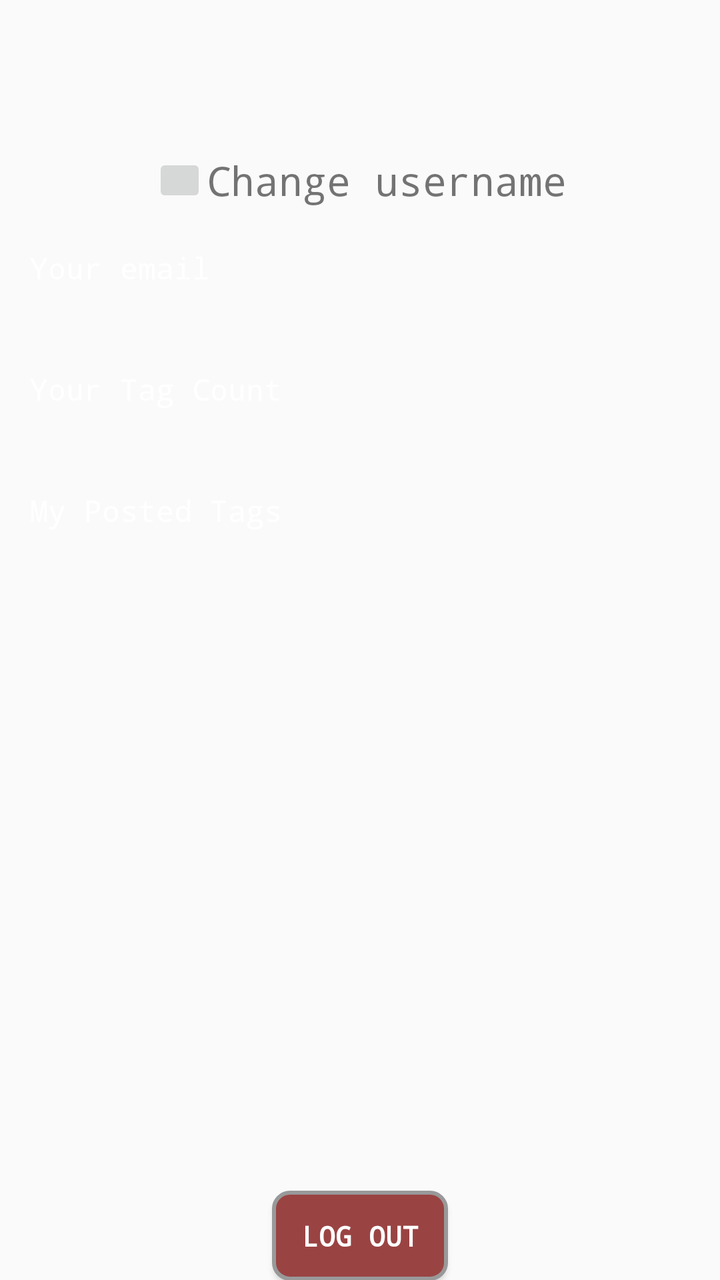
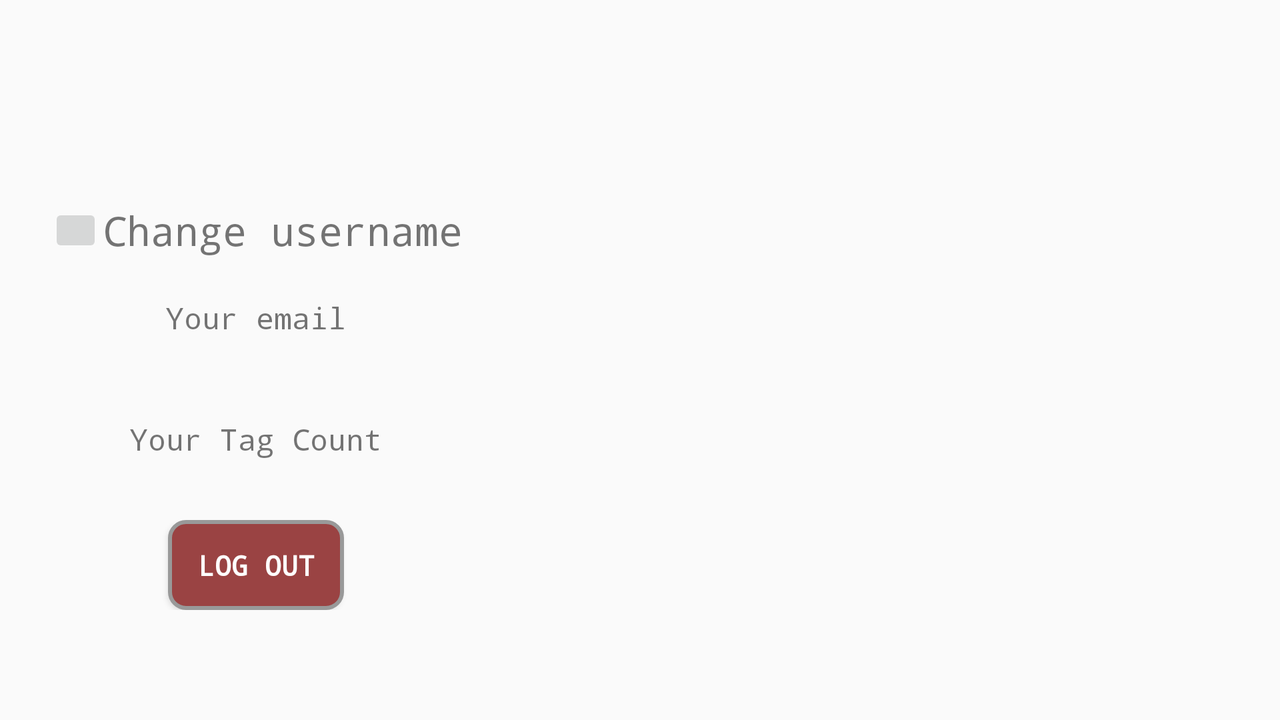

First picture: res/layout/ on a phone held upright. Second picture: the repository's own variant of that layout, on a device whose configuration matches the variant's folder. Source for both follows.
<!-- AndroidManifest.xml: application theme AppTheme -->
<!-- res/layout/user_profile_activity.xml -->
<LinearLayout xmlns:android="http://schemas.android.com/apk/res/android"
    android:layout_width="match_parent"
    android:layout_height="match_parent"
    xmlns:app="http://schemas.android.com/apk/res-auto"
    android:gravity="center_horizontal"
    android:orientation="vertical">

    <TextView
        android:layout_width="wrap_content"
        android:layout_height="wrap_content"
        android:textColor="@color/TempleTagTheme"
        android:id="@+id/username"
        android:textSize="35sp"
        android:textStyle="bold"
        android:fontFamily="monospace"
        android:layout_marginTop="30dp"/>
    <LinearLayout
        android:layout_width="wrap_content"
        android:layout_height="wrap_content"
        android:orientation="horizontal">
        <ImageButton
            android:layout_width="27dp"
            android:layout_height="27dp"
            android:src="@drawable/ic_action_edit"/>

        <TextView
            android:layout_width="wrap_content"
            android:layout_height="wrap_content"
            android:id="@+id/change_username"
            android:textSize="20sp"
            android:fontFamily="monospace"
            android:text="Change username"/>
    </LinearLayout>


    <TextView
        android:layout_width="match_parent"
        android:layout_height="wrap_content"
        android:text="Your email"
        android:textSize="15dp"
        android:fontFamily="monospace"
        android:layout_marginTop="20dp"
        android:textColor="@color/white"
        android:layout_marginLeft="10dp"/>
    <TextView
        android:layout_width="match_parent"
        android:layout_height="wrap_content"
        android:id="@+id/emailTextView"
        android:textSize="15dp"
        android:fontFamily="monospace"
        android:layout_marginLeft="10dp"/>
    <TextView
        android:layout_width="match_parent"
        android:layout_height="wrap_content"
        android:text="Your Tag Count"
        android:textSize="15dp"
        android:fontFamily="monospace"
        android:layout_marginTop="20dp"
        android:textColor="@color/white"
        android:layout_marginLeft="10dp"/>
    <TextView
    android:layout_width="match_parent"
    android:layout_height="wrap_content"
    android:id="@+id/tagCount"
    android:textSize="15dp"
    android:fontFamily="monospace"
    android:layout_marginLeft="10dp"/>

    <TextView
        android:layout_width="match_parent"
        android:layout_height="wrap_content"
        android:id="@+id/myTagTextView"
        android:text="My Posted Tags"
        android:textSize="15dp"
        android:fontFamily="monospace"
        android:layout_marginLeft="10dp"
        android:textColor="@color/white"
        android:layout_marginTop="20dp"/>

    <FrameLayout
        android:id="@+id/tag_recycler_fragment_container"
        android:layout_width="match_parent"
        android:layout_height="330dp" />

    <LinearLayout
        android:layout_width="match_parent"
        android:layout_height="wrap_content"
        android:orientation="vertical">

        <Button
            android:id="@+id/btn_logout"
            android:layout_width="wrap_content"
            android:layout_height="45dp"
            android:layout_gravity="center|bottom"
            android:background="@drawable/rounded"
            android:fontFamily="monospace"
            android:text="Log Out"
            android:textColor="@color/white"
            android:textStyle="bold" />
    </LinearLayout>

</LinearLayout>
<!-- resources referenced by this layout -->
<resources>
  <color name="TempleTagTheme">#9A4343</color>
  <!-- drawable rounded (drawable) -->
  <?xml version="1.0" encoding="UTF-8"?>
  <shape xmlns:android="http://schemas.android.com/apk/res/android">
      <solid android:color="@color/TempleTagTheme"/>
  
      <stroke android:width="2dp"
          android:color="#999999"/>
  
      <padding android:left="2dp"
          android:top="2dp"
          android:right="2dp"
          android:bottom="2dp"/>
  
      <corners android:bottomRightRadius="8dp"
          android:bottomLeftRadius="8dp"
          android:topLeftRadius="8dp"
          android:topRightRadius="8dp"/>
  </shape>
  <style name="AppTheme" parent="Theme.AppCompat.Light.DarkActionBar">
          
          <item name="colorPrimary">@color/TempleTagTheme</item>
          <item name="colorPrimaryDark">@color/TempleTagTheme</item>
          <item name="colorAccent">@color/TempleTagTheme</item>
      </style>
</resources>
<!-- res/layout-land/user_profile_activity.xml (the repository's variant of the layout above) -->
<!-- drawn on the phone turned sideways -->
<?xml version="1.0" encoding="utf-8"?>
<androidx.constraintlayout.widget.ConstraintLayout xmlns:android="http://schemas.android.com/apk/res/android"
    android:layout_width="match_parent"
    android:layout_height="match_parent"
    xmlns:app="http://schemas.android.com/apk/res-auto">

<androidx.constraintlayout.widget.ConstraintLayout
    android:layout_width="0dp"
    android:layout_height="wrap_content"
    app:layout_constraintTop_toTopOf="parent"
    app:layout_constraintLeft_toLeftOf="parent"
    app:layout_constraintBottom_toBottomOf="parent"
    app:layout_constraintWidth_percent="0.4">

    <TextView
        android:layout_width="match_parent"
        android:layout_height="wrap_content"
        android:textColor="@color/TempleTagTheme"
        android:id="@+id/username"
        android:textSize="35sp"
        android:textStyle="bold"
        android:fontFamily="monospace"
        android:gravity="center_horizontal"
        app:layout_constraintTop_toTopOf="parent"
        app:layout_constraintLeft_toLeftOf="parent"/>

    <LinearLayout
        android:layout_width="match_parent"
        android:layout_height="wrap_content"
        android:orientation="horizontal"
        app:layout_constraintTop_toBottomOf="@id/username"
        app:layout_constraintLeft_toLeftOf="parent"
        android:gravity="center_horizontal"
        android:id="@+id/change_username_bar">
        <ImageButton
            android:layout_width="27dp"
            android:layout_height="27dp"
            android:src="@drawable/ic_action_edit"/>

        <TextView
            android:layout_width="wrap_content"
            android:layout_height="wrap_content"
            android:id="@+id/change_username"
            android:textSize="20sp"
            android:fontFamily="monospace"
            android:text="Change username"/>
    </LinearLayout>

    <TextView
        android:layout_width="match_parent"
        android:layout_height="wrap_content"
        android:text="Your email"
        android:textSize="15dp"
        android:fontFamily="monospace"
        android:layout_marginTop="20dp"
        app:layout_constraintTop_toBottomOf="@id/change_username_bar"
        app:layout_constraintLeft_toLeftOf="parent"
        android:gravity="center_horizontal"
        android:id="@+id/my_email_textView"/>

    <TextView
        android:layout_width="match_parent"
        android:layout_height="wrap_content"
        android:id="@+id/emailTextView"
        android:textSize="15dp"
        android:fontFamily="monospace"
        app:layout_constraintTop_toBottomOf="@id/my_email_textView"
        app:layout_constraintLeft_toLeftOf="parent"
        android:gravity="center_horizontal"/>

    <TextView
        android:layout_width="match_parent"
        android:layout_height="wrap_content"
        android:text="Your Tag Count"
        android:textSize="15dp"
        android:fontFamily="monospace"
        android:layout_marginTop="20dp"
        app:layout_constraintTop_toBottomOf="@id/emailTextView"
        app:layout_constraintLeft_toLeftOf="parent"
        android:gravity="center_horizontal"
        android:id="@+id/your_tag_count_textView"/>

    <TextView
        android:layout_width="match_parent"
        android:layout_height="wrap_content"
        android:id="@+id/tagCount"
        android:textSize="15dp"
        android:fontFamily="monospace"
        app:layout_constraintTop_toBottomOf="@id/your_tag_count_textView"
        app:layout_constraintLeft_toLeftOf="parent"
        android:gravity="center_horizontal"/>

    <LinearLayout
        android:layout_width="match_parent"
        android:layout_height="wrap_content"
        android:orientation="vertical"
        app:layout_constraintTop_toBottomOf="@id/tagCount"
        app:layout_constraintLeft_toLeftOf="parent"
        android:gravity="center_horizontal"
        android:layout_marginTop="10dp">

        <Button
            android:id="@+id/btn_logout"
            android:layout_width="wrap_content"
            android:layout_height="45dp"
            android:layout_gravity="center|bottom"
            android:background="@drawable/rounded"
            android:fontFamily="monospace"
            android:text="Log Out"
            android:textColor="@color/white"
            android:textStyle="bold" />
    </LinearLayout>
</androidx.constraintlayout.widget.ConstraintLayout>

    <FrameLayout
        android:id="@+id/tag_recycler_fragment_container"
        android:layout_width="0dp"
        android:layout_height="match_parent"
        app:layout_constraintBottom_toBottomOf="parent"
        app:layout_constraintRight_toRightOf="parent"
        app:layout_constraintWidth_percent="0.6"/>

</androidx.constraintlayout.widget.ConstraintLayout>
